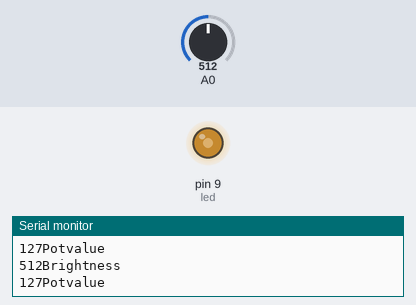
This sketch was run on a simulated Arduino Uno, built with avr-gcc and run on an emulated ATmega328P. On the bench: output pins drawn as LEDs (lit = HIGH), the last lines printed to the serial monitor. Inputs (shaded band) come from the test bench; at power-on: A0 = 512.

Above: at 1.2 s.
1.3 s: A0 set to 415
At 2.3 s:
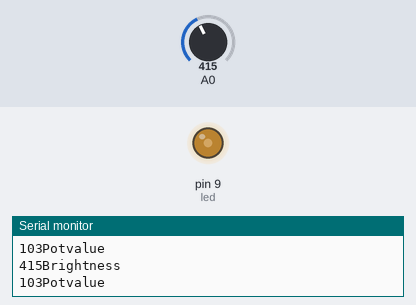
4.3 s: A0 set to 394
At 4.8 s:
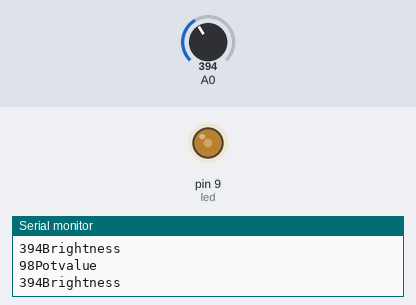
7.3 s: A0 set to 716
At 8.3 s:
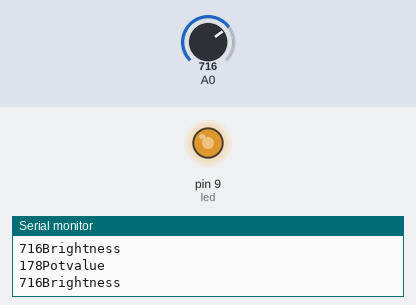
8.8 s: A0 set to 122
At 9.5 s:
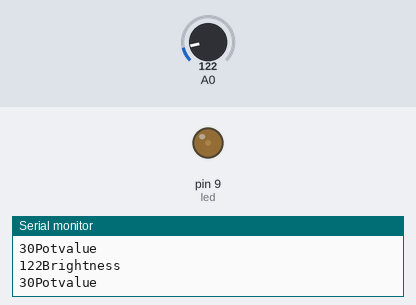
10.3 s: A0 set to 110
At 10.7 s:
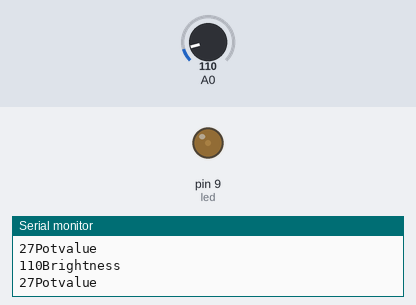
13.3 s: A0 set to 90
At 14.2 s:
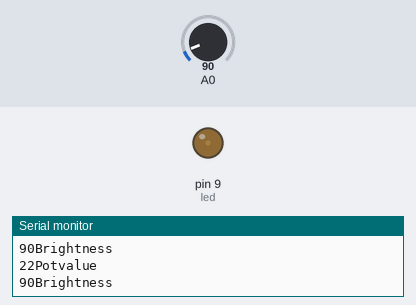
Timing chart, 0 to 15.8 s (numbered marks = the images above; inputs shaded):
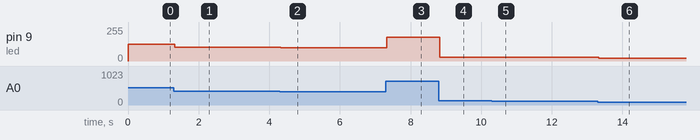

The sketch:

10_.ino
```cpp
#define pot A0
#define led 9

int potvalue, bright;

void setup() {
  // put your setup code here, to run once:
  pinMode(led, OUTPUT);
  Serial.begin(9600);
}

void loop() {
  // put your main code here, to run repeatedly:
  potvalue = analogRead(A0);
  bright = map(potvalue, 0, 1023, 0, 255);
  analogWrite(led, bright);

  Serial.println("Potvalue");
  Serial.print(potvalue);
  Serial.println("Brightness");
  Serial.print(bright);
  delay(30);

}
```

Measured:
- after the input at 1.3 s, pin 9 (led): 127/255 → 103/255 at once
- after the input at 4.3 s, pin 9 (led): 103/255 → 98/255 at once
- after the input at 7.3 s, pin 9 (led): 98/255 → 178/255 at once
- after the input at 8.8 s, pin 9 (led): 178/255 → 30/255 at once
- after the input at 10.3 s, pin 9 (led): 30/255 → 27/255 at once
- after the input at 13.3 s, pin 9 (led): 27/255 → 22/255 at once
